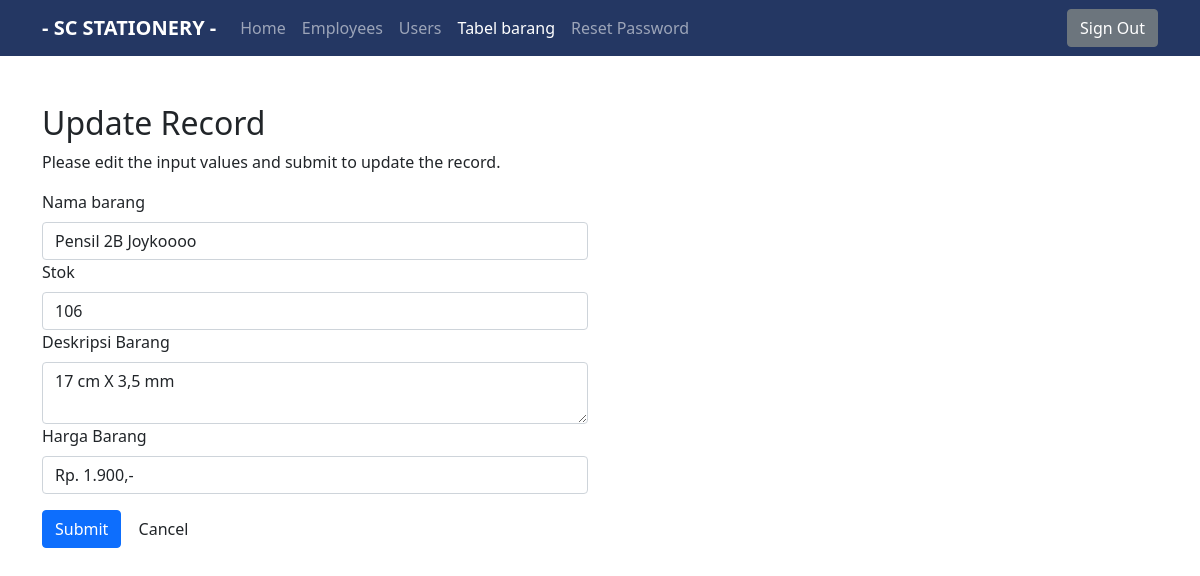
Page /tb_barang/update_barang.php?id_barang=2 on the committed database.
### tables this page shows
CREATE TABLE `tb_barang` (
  `id_barang` int(10) NOT NULL,
  `nama_barang` varchar(50) NOT NULL,
  `stok_barang` varchar(10) NOT NULL,
  `deskripsi_barang` text NOT NULL,
  `harga_barang` varchar(25) NOT NULL
);

### tb_barang/update_barang.php (the view, shortened to what this page needs)
<?php
require_once "../config/config.php";
$nama_barang = $stok_barang = $deskripsi_barang = $harga_barang = "";
$nama_barang_err = $stok_barang_err = $deskripsi_barang_err =  $harga_barang_err ="";
if (isset($_POST["id_barang"]) && !empty($_POST["id_barang"])) {
    $id_barang = $_POST["id_barang"];
    $input_nama_barang = trim($_POST["nama_barang"]);
    if (empty($input_nama_barang)) {
        $nama_barang_err = "Please enter a nama barang";
    } else {
        $nama_barang = $input_nama_barang;
    }
    $input_stok_barang = trim($_POST["stok_barang"]);
    if (empty($input_stok_barang)) {
        $stok_barang_err = "Please enter a stok barang";
    } else {
        $stok_barang = $input_stok_barang;
    }
    $input_deskripsi_barang = trim($_POST["deskripsi_barang"]);
    if (empty($input_deskripsi_barang)) {
        $deskripsi_barang_err = "Please enter an deskripsi barang.";
    } else {
        $deskripsi_barang = $input_deskripsi_barang;
    }
    $input_harga_barang = trim($_POST["harga_barang"]);
    if (empty($input_harga_barang)) {
        $harga_barang_err = "Please enter the harga barang ";
    } else {
        $harga_barang = $input_harga_barang;
    }
    if (empty($nama_barang_err) && empty($stok_barang_err) && empty($deskripsi_barang_err) && empty($harga_barang_err)) {
        $sql = "UPDATE tb_barang SET nama_barang=?, stok_barang=?, deskripsi_barang=?, harga_barang=? WHERE id_barang=?";
        if ($stmt = mysqli_prepare($link, $sql)) {
            mysqli_stmt_bind_param($stmt, "ssssi", $param_nama_barang, $param_stok_barang, $param_deskripsi_barang, $param_harga_barang, $param_id_barang);
            $param_nama_barang = $nama_barang;
            $param_stok_barang = $stok_barang;
            $param_deskripsi_barang = $deskripsi_barang;
            $param_harga_barang = $harga_barang;
            $param_id_barang = $id_barang;
            if (mysqli_stmt_execute($stmt)) {
                header("location: index_barang.php");
                exit();
            } else {
                echo "Something went wrong. Please try again later.";
            }
        }
        mysqli_stmt_close($stmt);
    }
    mysqli_close($link);
} else {
    if (isset($_GET["id_barang"]) && !empty(trim($_GET["id_barang"]))) {
        $sql = "SELECT * FROM tb_barang WHERE id_barang = ?";
        if ($stmt = mysqli_prepare($link, $sql)) {
            mysqli_stmt_bind_param($stmt, "i", $param_id_barang);
            if (mysqli_stmt_execute($stmt)) {
                $result = mysqli_stmt_get_result($stmt);
                if (mysqli_num_rows($result) == 1) {
                    $row = mysqli_fetch_array($result, MYSQLI_ASSOC);
                    $nama_barang = $row["nama_barang"];
                    $stok_barang = $row["stok_barang"];
                    $deskripsi_barang = $row["deskripsi_barang"];
                    $harga_barang = $row["harga_barang"];
                } else {
                    header("location: error.php");
                    exit();
                }
            } else {
                echo "Oops! Something went wrong. Please try again later.";
            }
        }
    } else {
        header("location: ../error.php");
        exit();
    }
}
?>
<!DOCTYPE html>
<html lang="en">
<head>
    <link href="https://cdn.jsdelivr.net/npm/bootstrap@5.0.2/dist/css/bootstrap.min.css" rel="stylesheet">
</head>
<body>
    <nav class="navbar navbar-expand-lg navbar-dark " style ="background-color: #243763">
        <div class="container">
            <a class="navbar-brand" href="../home/welcome.php"><b>- SC STATIONERY -</b></a>
            <div class="collapse navbar-collapse" id="navbarSupportedContent">
                <ul class="navbar-nav me-auto mb-2 mb-lg-0">
                    <li class="nav-item">
                        <a class="nav-link" aria-current="page" href="../home/welcome.php">Home</a>
                    </li>
                    <li class="nav-item">
                        <a class="nav-link " href="../employees/index.php">Employees</a>
                    </li>
                    <li class="nav-item">
                        <a class="nav-link" href="../users/usernya.php">Users</a>
                    </li>
                    <li class="nav-item">
                        <a class="nav-link active" href="../tb_barang/index_barang.php">Tabel barang</a>
                    </li>
                    <li class="nav-item">
                        <a class="nav-link" href="../reset/reset-password.php">Reset Password</a>
                    </li>
                </ul>
                <div class="tombol">
                    <a href="../logout.php" class="btn btn-secondary">Sign Out</a>
                </div>
            </div>
        </div>
    </nav>
    <div class="wrapper">
        <div class="container">
            <div class="row">
                <div class="col-6 my-5">
                    <div class="page-header">
                        <h2>Update Record</h2>
                    </div>
                    <p>Please edit the input values and submit to update the record.</p>
                    <form action="<?php echo htmlspecialchars(basename($_SERVER['REQUEST_URI'])); ?>" method="post">
                        <div class="form-group <?php echo (!empty($nama_barang_err)) ? 'has-error' : ''; ?>">
                            <label for="nama_barang" class="form-label">Nama barang</label>
                            <input type="text" name="nama_barang" class="form-control" name="nama_barang" value="<?php echo $nama_barang; ?>">
                        </div>
                        <div class="form-group <?php echo (!empty($stok_barang_err)) ? 'has-error' : ''; ?>">
                            <label for="stok_barang" class="form-label">Stok</label>
                            <input type="text" name="stok_barang" class="form-control" name="stok_barang" value="<?php echo $stok_barang; ?>">
                        </div>
                        <div class="form-group <?php echo (!empty($deskripsi_barang_err)) ? 'has-error' : ''; ?>">
                            <label for="deskripsi_barang" class="form-label">Deskripsi Barang</label>
                            <textarea name="deskripsi_barang" class="form-control" name="deskripsi_barang"><?php echo $deskripsi_barang; ?></textarea>
                        </div>
                        <div class="form-group <?php echo (!empty($harga_barang_err)) ? 'has-error' : ''; ?>">
                            <label for="harga_barang" class="form-label">Harga Barang</label>
                            <input type="text" name="harga_barang" class="form-control" name="harga_barang" value="<?php echo $harga_barang; ?>">
                        </div>
                        <div class="form-group mt-3">
                            <input type="submit" class="btn btn-primary" value="Submit">
                            <a href="../tb_barang/index_barang.php" class="btn btn-default">Cancel</a>
                        </div>
                    </form>
                </div>
            </div>
        </div>
    </div>
</body>
</html>

### rows in the picture
tb_barang: nama_barang "Pensil 2B Joykoooo", stok_barang "106", deskripsi_barang "17 cm X 3,5 mm", harga_barang "Rp. 1.900,-"
